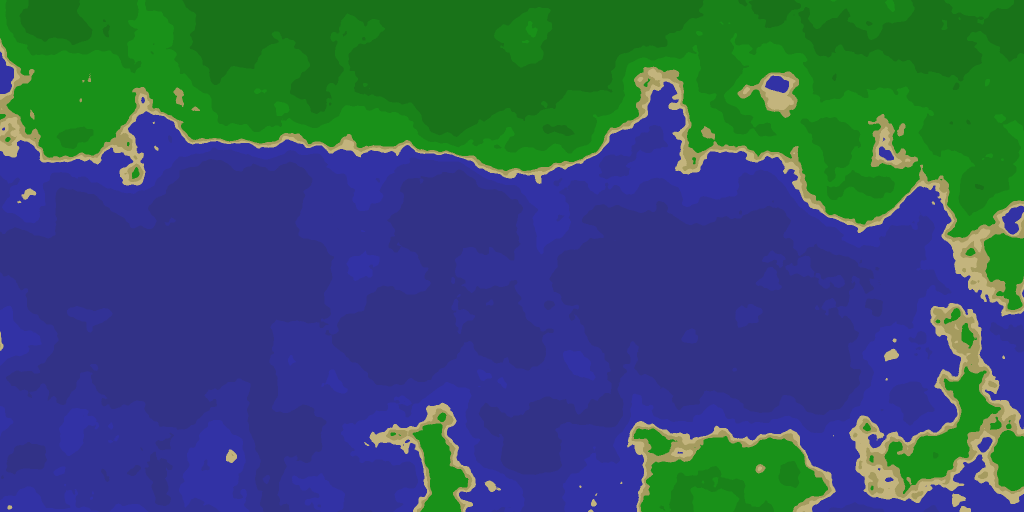
#> input picture maps/map26994.png, 2048 x 1024 px, given as the content of the folder filters/, which was not available (shown at 1/2 size)
$ python main.py
#> lines starting #> are read from the running program, lines starting #| are printed output that depends on the picture; pictures that were not available may be replaced by others from this repository, and a replacement may not be noted
### Filter.py
import numpy as np
from PIL import Image

class Filter:
    def __init__(self, path, weight):
        self.path = path
        self.weight = weight
        self.data = None
        self.set_data()

    def set_data(self):
        ##load red value as grayscale ('g' or 'b' would work as well)
        img = Image.open(self.path, mode="r").convert('L')
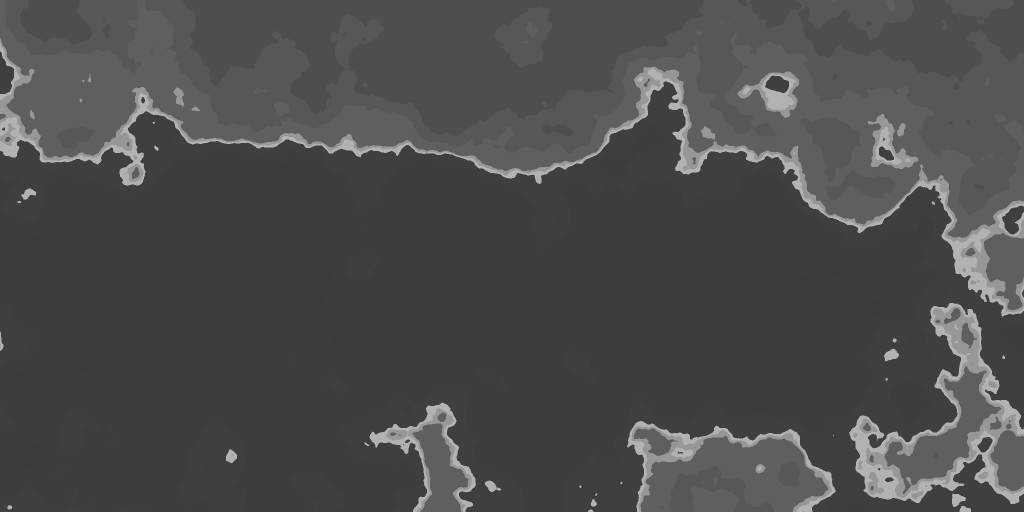
#> img: PIL image 2048x1024 L (shown at 1/2 size); min 60, max 178, mean 76.2
        ##save as array and divide by 255 to convert to range between 0 and 1
        self.data = np.array(img) / 255

### Noisemap.py
import os
import numpy as np
import noise
import json

from PIL import Image
from Filter import Filter

SCRIPT_PATH = (os.path.dirname(os.path.abspath(__file__)))

class Noisemap:
    def __init__(self, settings):
        self.settings = settings
        self.filter = None
        self.load_filter(settings.filters)
        self.world = None
        self.colored_world = None
        self.__main(settings.filters)

    def load_filter(self, filter_settings):
        self.filter = Filter(filter_settings['path'], filter_settings['weight'])

    def __main(self, filter_settings):
        # Make initial world filled with noise layers and pre-set filter
        # Values are constrained around 0 (typically between -0.3 and 0.3)
        self.make_noise()

        if self.filter is not None:
            self.subtract_filter(self.filter)

        # Change unbounded range to range of 0 and 1
        self.interpolate()

        # Creates an array from the interpolated world that adds land_bias
        # and the second filter if necessary
        if self.settings.filters['land_bias'] != 0.0: #and self.filter_2 is not None:
            self.add_bias_and_filter()

        # add color and save
        self.add_color()
        img = self.make_img_color()
        img.show()
        self.save_img(img)

    def make_noise(self, filter_arr=None, filter_obj=None):
        #Create empty array
        height = self.settings.img['y']
        width = self.settings.img['x']
        self.world = np.zeros((height, width))

        #save relevant settings
        scale = self.settings.noise['scale']
        octaves = self.settings.noise['octaves']
        persistence = self.settings.noise['persistence']
        lacunarity = self.settings.noise['lacunarity']
        seed = self.settings.seed

        #Fill world array with noise values and alter with filter
        for i in range(height):
            for j in range(width):
                #fill with noise
                self.world[i][j] = noise.pnoise3(i/scale,
                                        j/scale,
                                        seed,
                                        octaves = octaves,
                                        persistence = persistence,
                                        lacunarity = lacunarity,
                                        repeatx= width,
                                        repeaty= height)
#> (the call stopped at in make_noise, `self.world[i][j] = noise.pnoise3(i/scale, j/scale, seed, octaves = oct..`: noise is not available in this run)

    def subtract_filter(self, filter_):
        self.world = np.subtract(self.world,
                                    filter_.data *
                                    filter_.weight)
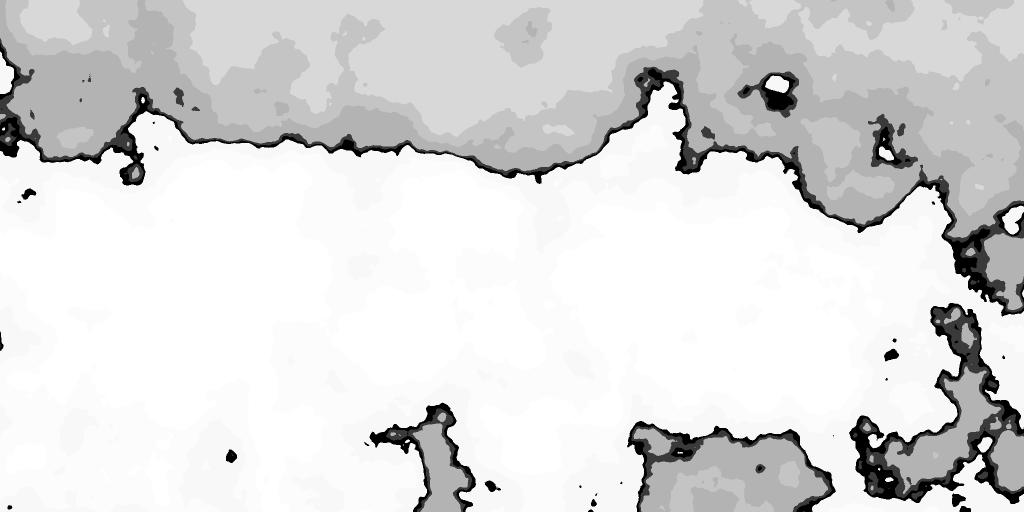
#> self.world: shape (1024, 2048) float64 (shown at 1/2 size); min -0.468, max -0.158, mean -0.2; drawn with min black and max white

    def interpolate(self):
        #Scales elements in an array to the range 0 and 1
        self.world = np.interp(self.world,
                                (np.amin(self.world), np.amax(self.world)),
                                (0, 1))
#> in __main, `img = self.make_img_color()`:
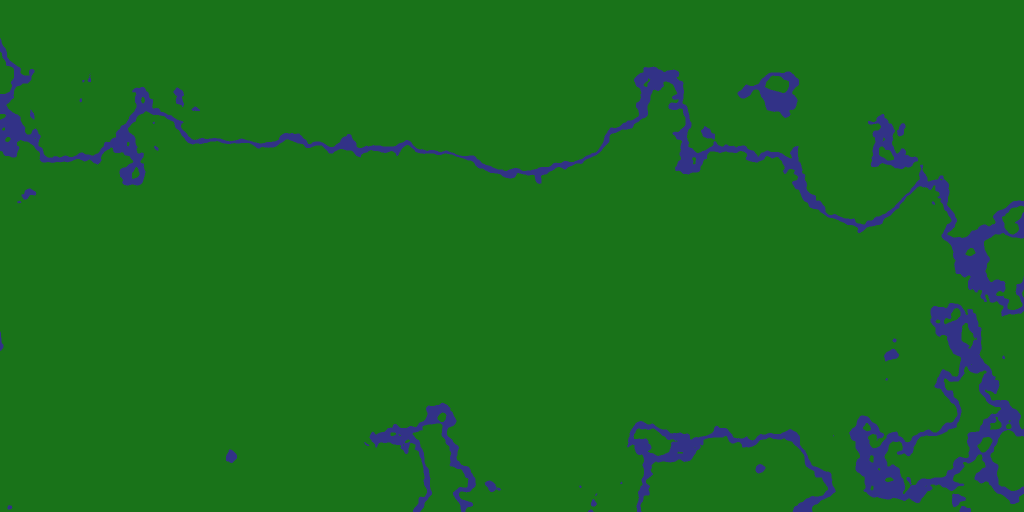
#> img: PIL image 2048x1024 RGB (shown at 1/2 size); mean R, G, B 26.5, 111, 31.7

    def add_bias_and_filter(self):
        #Adds land bias and pre-set filter
        self.world[self.world is not None] += self.settings.filters['land_bias']

    def add_color(self):
        #Zone Colors
        water_deep = [50,50,135]
        water_medium = [50,50,150]
        water_shallow = [50,50,165]
        sand_low = [195,180,125]
        sand_high = [165, 155, 95]
        fauna_low = [25,145,25]
        fauna_medium = [25,130,25]
        fauna_high = [25,115,25]

        #Make new array an apply colors via boolean indexing
        self.colored_world = np.zeros(self.world.shape+(3,))

        self.colored_world[self.world < 0.28] = water_deep
        self.colored_world[(self.world >= 0.28) & (self.world < 0.38)] = water_medium
        self.colored_world[(self.world >= 0.38) & (self.world < 0.46)] = water_shallow
        self.colored_world[(self.world >= 0.46) & (self.world < 0.48)] = sand_low
        self.colored_world[(self.world >= 0.48) & (self.world < 0.5)] = sand_high
        self.colored_world[(self.world >= 0.5) & (self.world < 0.6)] = fauna_low
        self.colored_world[(self.world >= 0.6) & (self.world < 0.7)] = fauna_medium
        self.colored_world[self.world >= 0.7] = fauna_high


    def get_stats(self):
        min_ = np.unravel_index(self.world.argmin(), self.world.shape)
#> min_ = (86, 0)
        max_ = np.unravel_index(self.world.argmax(), self.world.shape)
#> max_ = (318, 419)
        stats = {
            'min': {
                'value': self.world[min_[0]][min_[1]],
                'location': str(min_)
            },
            'max': {
                'value': self.world[max_[0]][max_[1]],
                'location': str(max_)
            }
        }
        return stats

    def make_img_color(self):
        return Image.fromarray((self.colored_world).astype('uint8'), 'RGB')

    def make_img_gray(self):
        return Image.fromarray(np.uint8(self.world * 255) , 'L')

    def save_img(self, img):
        # saves {SEED}PNG, {SEED}-config.ini and {SEED}-stat.json file
        # to specified directory
        dir_ = SCRIPT_PATH + f"\\maps\\map{self.settings.seed}"
        if not os.path.exists(dir_):
            os.makedirs(dir_)

        img.save(dir_ + f"\\{self.settings.seed}.png")
        self.settings.save_to(dir_ + f"\\{self.settings.seed}-config.ini")
        self.save_json(dir_)

    def save_json(self, path):
        with open(f'{path}\\{self.settings.seed}-stats.json', 'w') as fp:
            json.dump(self.get_stats(), fp, indent=4)

### Config.py
from configparser import ConfigParser
import os
import random as rand

class Config:

    CONFIG_FILE = 'config.ini'
    IMG = {'x': 2048, 'y': 1024}
    SEED = rand.randint(1,100000)

    def __init__(self):
        self.parser = ConfigParser()
        self.img = self.IMG
        self.seed = self.SEED
        self.noise = {}
        self.filters = {}
        self.init()

    def init(self):
        self.parser.read(self.CONFIG_FILE)
        self.load_ini()

    def load_ini(self):
        #noise
        self.noise['scale'] = self.parser.getint('noise', 'scale', fallback=200)
        self.noise['octaves'] = self.parser.getint('noise', 'octaves', fallback=5)
        self.noise['persistence'] = self.parser.getfloat('noise', 'persistence', fallback=0.5)
        self.noise['lacunarity'] = self.parser.getfloat('noise', 'lacunarity', fallback=2.0)

        # filters
        self.filters['land_bias'] = self.parser.getfloat('filters', 'land_bias', fallback=0.0)
        self.filters['path'] = self.parser.get('filters', 'path', fallback=self.get_rand_file())
        self.filters['weight'] = self.parser.getfloat('filters', 'weight', fallback=0.67)

    def get_rand_file(self):
        f = rand.choice(os.listdir("filters\\"))
        return "filters\\" + f

    def save_to(self, path):
        with open(f'{path}', 'w') as f:
            self.parser.write(f)

# [3 lines that do not run on import are left out]

### main.py
from Noisemap import Noisemap
from Filter import Filter
from Config import Config

"""
Description of available settings in `config.ini`:
        [dir]:          directory related settings
        map_output:     relative path to output images to
        filters:

        [noise]         noise related settings
        scale:
        octaves:
        persistence:
        lacunarity:

        [filters]       filter and post-processing settings
        land_bias:
        path:           Empty or ommitted will result in a random choice which
                        is recommended if you are generating lots of images and
                        want variety.

                        Relative directory to desired filter. This filter is
                        subtracted from the heigthmap after it is generated
                        with noise.

        weight:         A multiplier to control how much effect the filter has.
"""

if __name__ == "__main__":
    SETTINGS = Config()
    Noisemap(SETTINGS)

$ run again, on maps/map63385.png
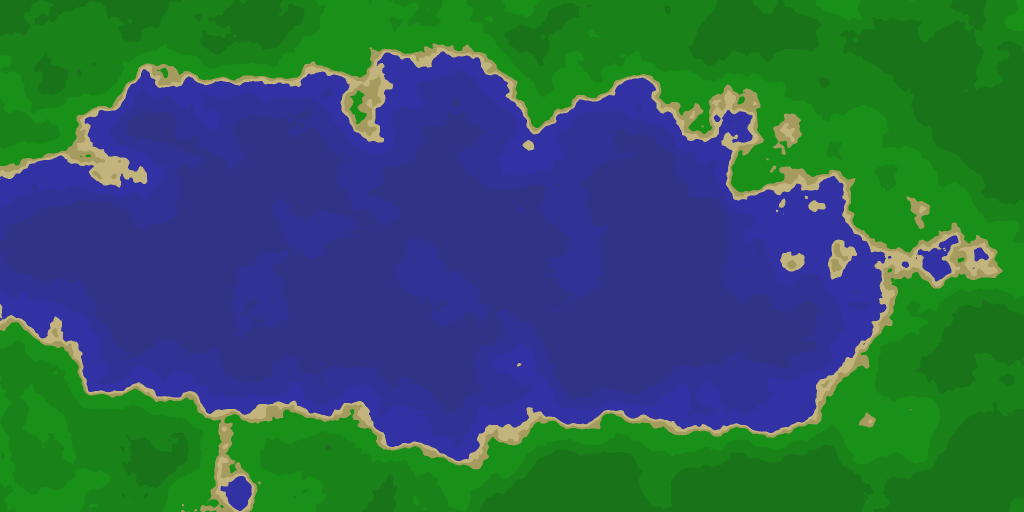
#> input picture maps/map63385.png, 2048 x 1024 px, given as the content of the folder filters/, which was not available (shown at 1/2 size)
#> in subtract_filter, `self.world = np.subtract(self.world, filter_.data * filter_.weight)`:
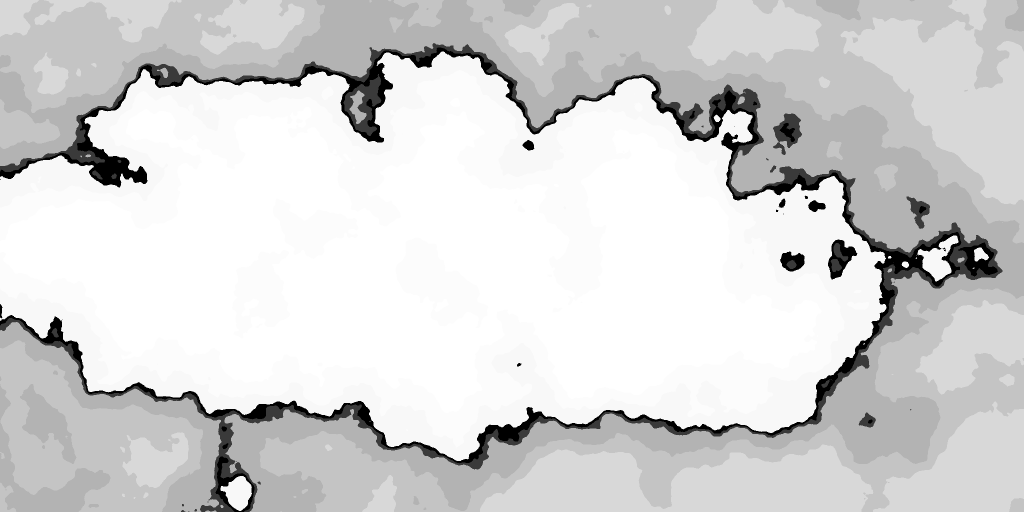
#> self.world: shape (1024, 2048) float64 (shown at 1/2 size); min -0.468, max -0.158, mean -0.208; drawn with min black and max white
#> in __main, `img = self.make_img_color()`:
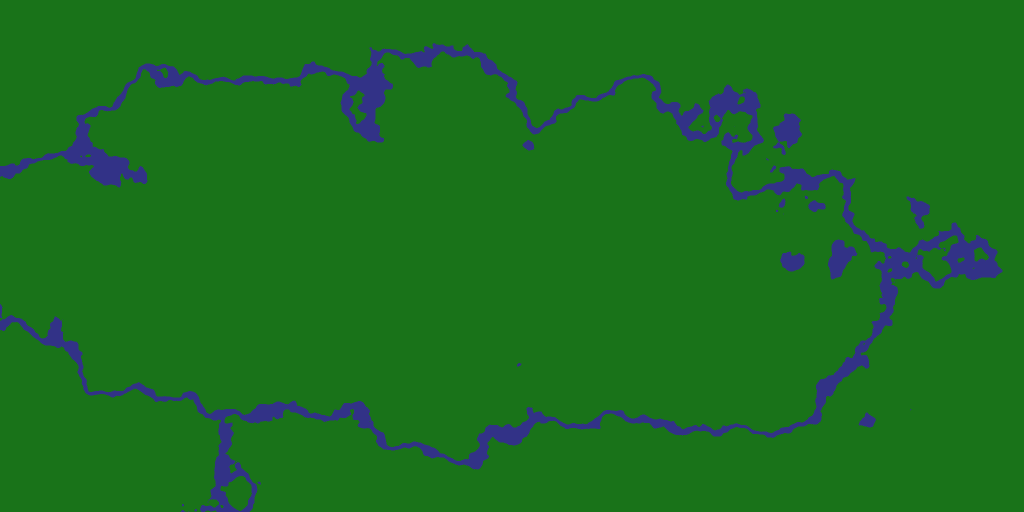
#> img: PIL image 2048x1024 RGB (shown at 1/2 size); mean R, G, B 26.5, 111.2, 31.5
#> min_ = (95, 875)
#> max_ = (196, 910)

$ run again, on maps/map96819.png
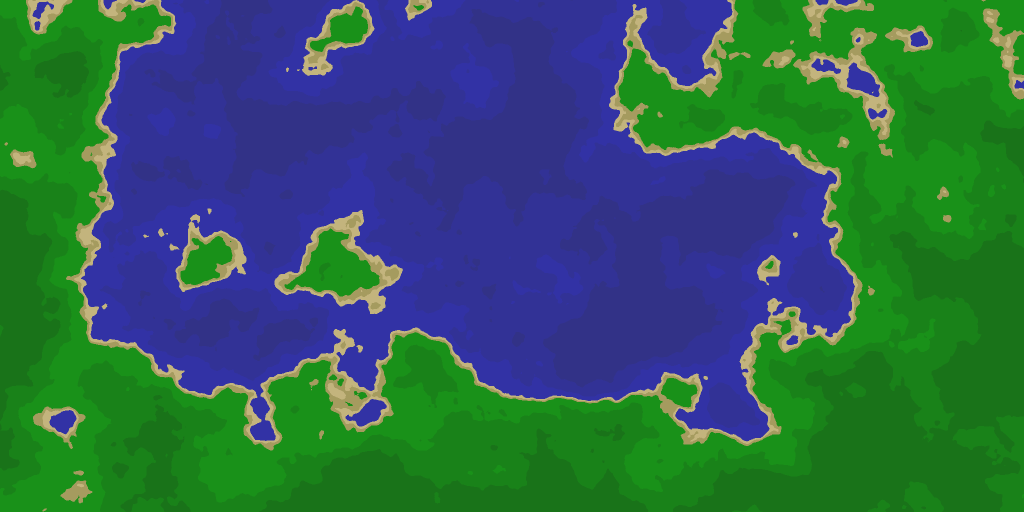
#> input picture maps/map96819.png, 2048 x 1024 px, given as the content of the folder filters/, which was not available (shown at 1/2 size)
#> in subtract_filter, `self.world = np.subtract(self.world, filter_.data * filter_.weight)`:
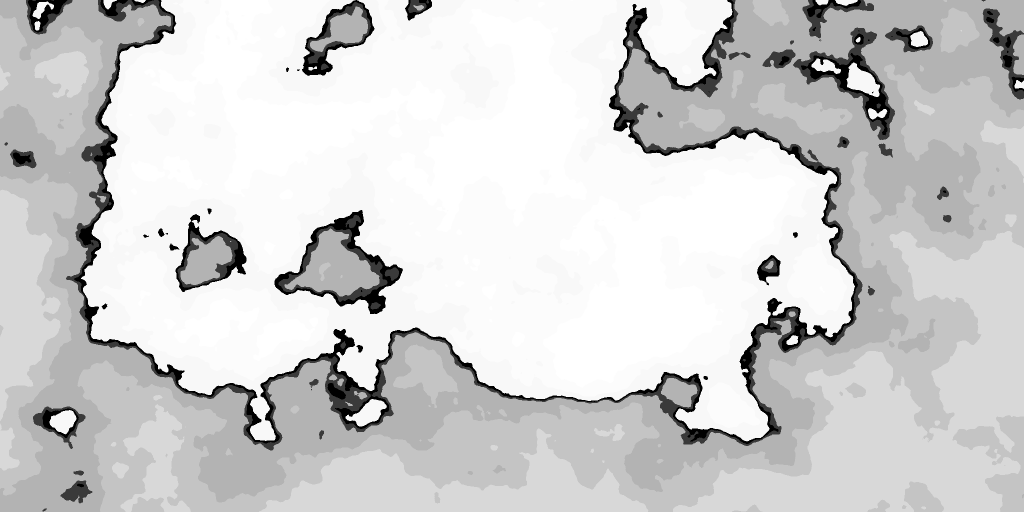
#> self.world: shape (1024, 2048) float64 (shown at 1/2 size); min -0.468, max -0.158, mean -0.213; drawn with min black and max white
#> in __main, `img = self.make_img_color()`:
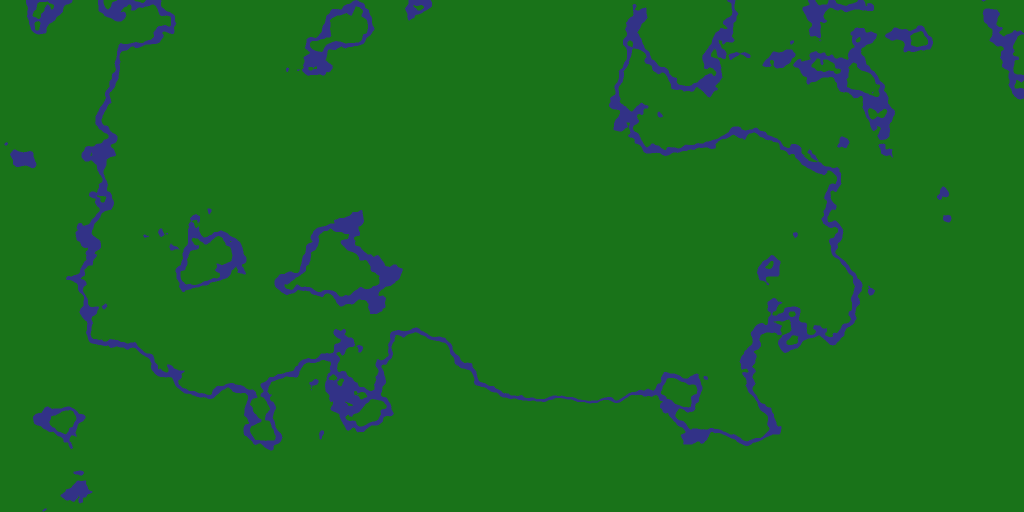
#> img: PIL image 2048x1024 RGB (shown at 1/2 size); mean R, G, B 26.7, 110.6, 32.4
#> min_ = (0, 57)
#> max_ = (0, 442)

$ run again, on maps/map99718.png
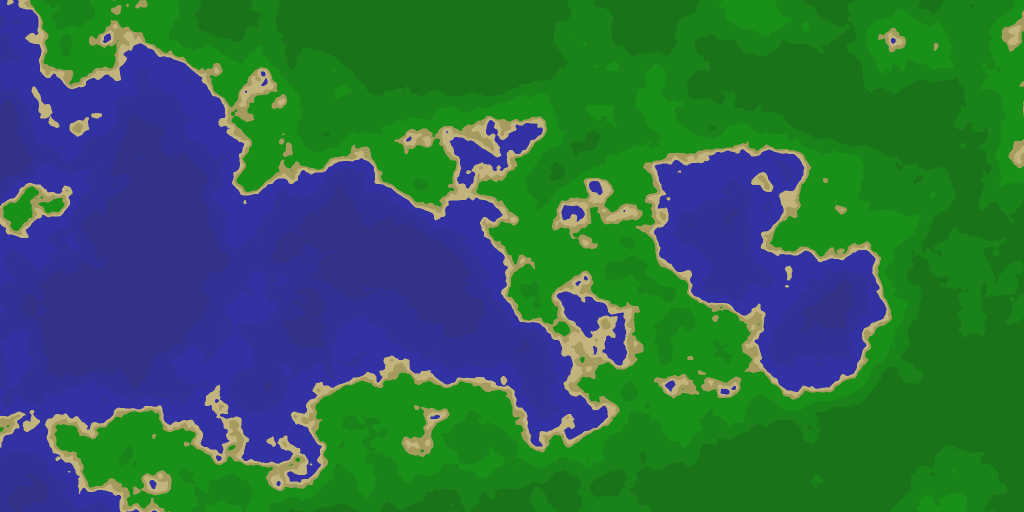
#> input picture maps/map99718.png, 2048 x 1024 px, given as the content of the folder filters/, which was not available (shown at 1/2 size)
#> in subtract_filter, `self.world = np.subtract(self.world, filter_.data * filter_.weight)`:
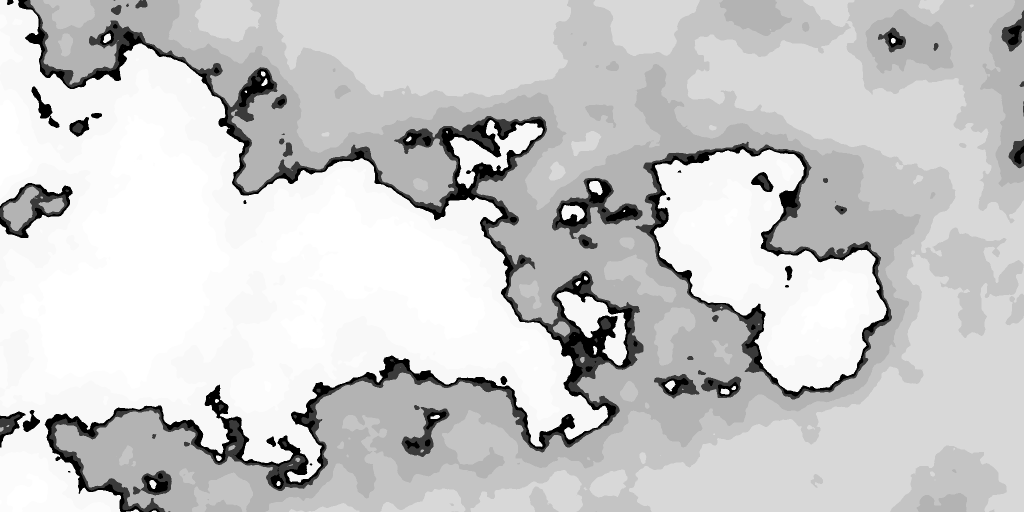
#> self.world: shape (1024, 2048) float64 (shown at 1/2 size); min -0.468, max -0.158, mean -0.221; drawn with min black and max white
#> in __main, `img = self.make_img_color()`:
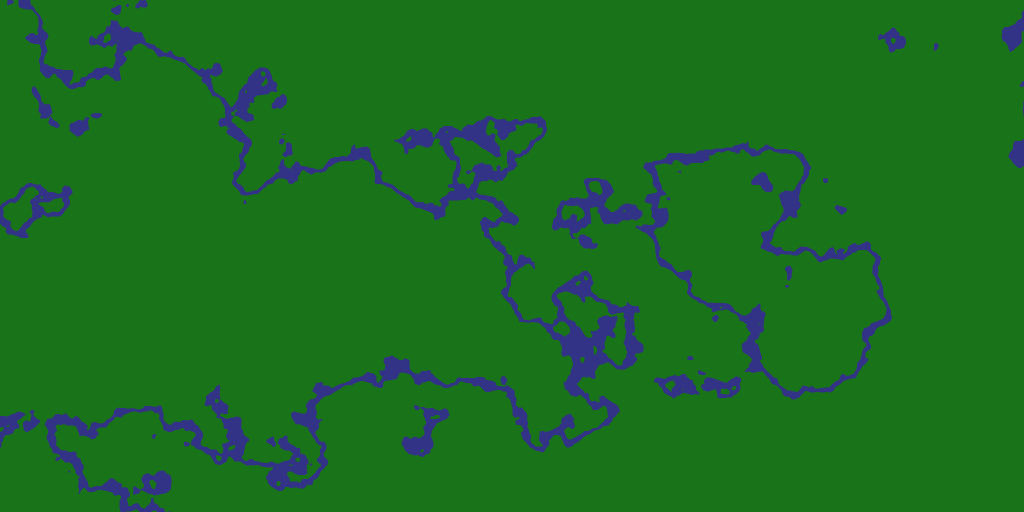
#> img: PIL image 2048x1024 RGB (shown at 1/2 size); mean R, G, B 27, 109.8, 33.7
#> min_ = (0, 15)
#> max_ = (199, 14)
